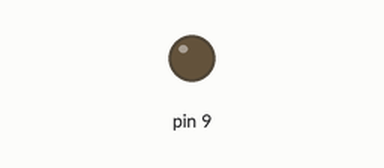
Recording of a sketch running on a simulated Arduino Uno, built with avr-gcc and run on an emulated ATmega328P. Shown: output pins drawn as LEDs (lit = HIGH).

Above: at 0.1 s.
At 1.1 s:
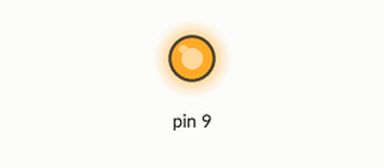
Timing chart, 0 to 2.6 s (numbered marks = the images above):
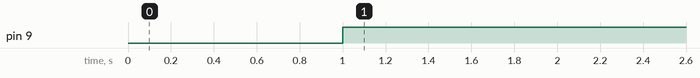

The sketch:

TestRelay.ino
```cpp
const int relay = 9;

void setup() {
  // put your setup code here, to run once:
  pinMode(9, OUTPUT);
}

void loop() {
  // put your main code here, to run repeatedly:
  //digitalWrite(9,LOW);
  delay(1000);
  digitalWrite(9,HIGH);
  delay(1000);
}
```

Measured:
- by itself, pin 9: LOW → HIGH at 1.0 s
